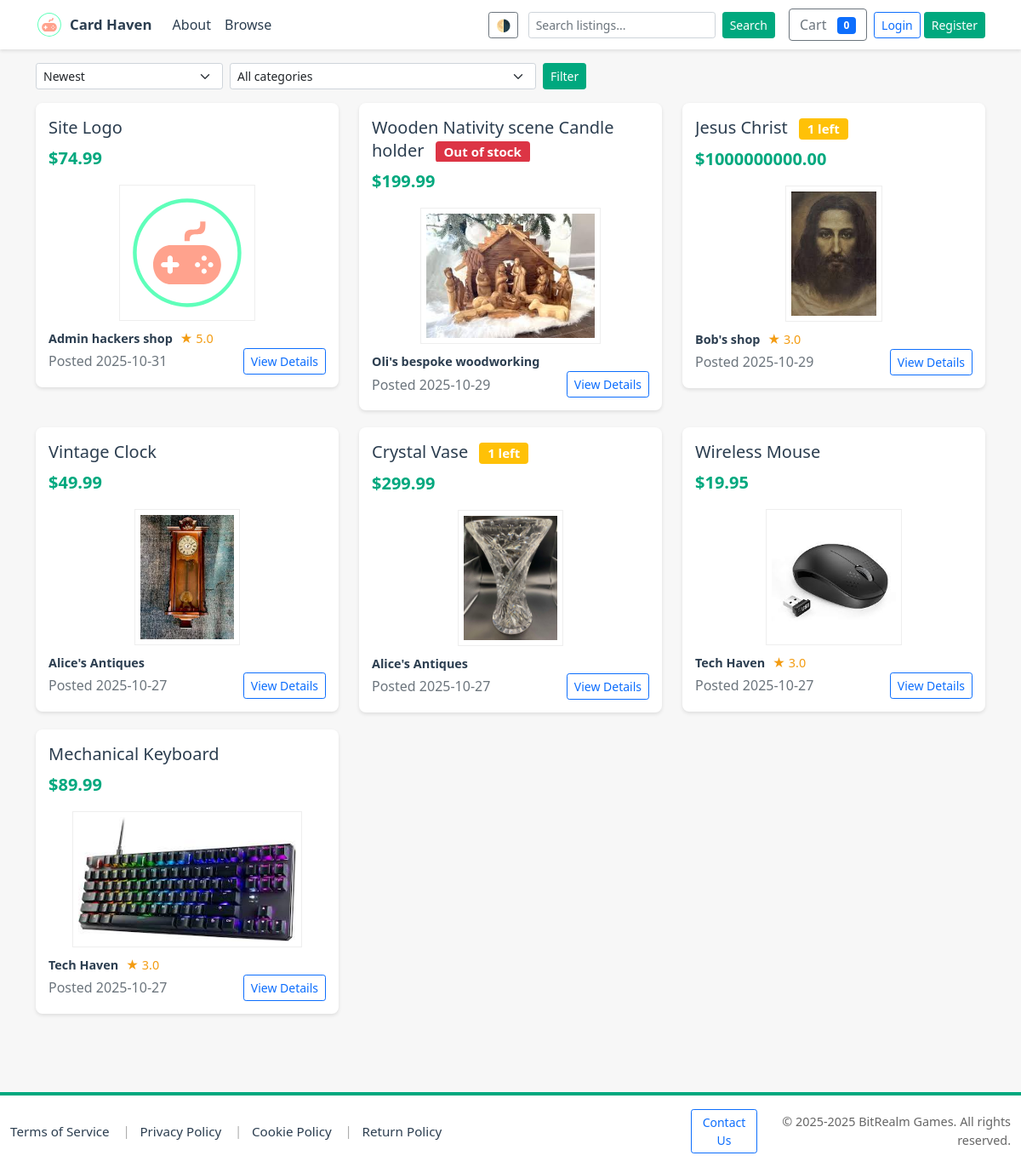
Page /products on the committed database.
### models.py (models this page shows, shortened)
class Product(db.Model):
    __tablename__ = 'products'
    id = db.Column(db.Integer, primary_key=True)
    seller_id = db.Column(db.Integer, db.ForeignKey('users.id'), nullable=True)
    title = db.Column(db.String(255), nullable=False)
    description = db.Column(db.Text)
    price = db.Column(db.Float, nullable=False)
    stock = db.Column(db.BigInteger)
    image_url = db.Column(db.String(1024))
    created_at = db.Column(db.DateTime, default=datetime.utcnow)
    category_id = db.Column(db.Integer, db.ForeignKey('categories.id'), nullable=True)
    rating = db.Column(db.Float, default=0.0)
    seller = db.relationship('User', back_populates='products')
    category = db.relationship('Category', back_populates='legacy_products')
    categories = db.relationship('Category', secondary=product_categories, back_populates='products', lazy='dynamic')
    order_items = db.relationship('OrderItem', back_populates='product', lazy='dynamic')

class User(db.Model):
    __tablename__ = 'users'
    id = db.Column(db.Integer, primary_key=True)
    username = db.Column(db.String(150), unique=True, nullable=False)
    email = db.Column(db.String(255), unique=True, nullable=False)
    password_hash = db.Column(db.String(255), nullable=False)
    is_admin = db.Column(db.Boolean, default=False)
    is_seller = db.Column(db.Boolean, default=False)
    business_name = db.Column(db.String(255))
    seller_description = db.Column(db.Text)
    rating = db.Column(db.Float, default=0.0)
    total_sales = db.Column(db.Integer, default=0)
    logo_url = db.Column(db.String(512))
    created_at = db.Column(db.DateTime, default=datetime.utcnow)
    products = db.relationship('Product', back_populates='seller', lazy='dynamic')
    orders = db.relationship('Order', back_populates='buyer', lazy='dynamic')

### app.py (the view, shortened to what this page needs)
@app.route('/products')
def products():
    search = request.args.get('search', '')
    sort = request.args.get('sort', 'newest')
    try:
        page = int(request.args.get('page', 1))
    except Exception:
        page = 1
    if page < 1:
        page = 1
    category_filter = request.args.get('category', '').strip()
    try:
        if db is not None:
            from models import Product, Category, User
            q = Product.query.outerjoin(Product.seller).outerjoin(Product.category)  # type: ignore[attr-defined]
            if search:
                term = f"%{search}%"
                q = q.filter((Product.title.ilike(term)) | (Product.description.ilike(term)))  # type: ignore[attr-defined]
            if sort == 'price_low':
                q = q.order_by(Product.price.asc())
            elif sort == 'price_high':
                q = q.order_by(Product.price.desc())
            elif sort == 'title_az':
                q = q.order_by(Product.title.asc())
            elif sort == 'title_za':
                q = q.order_by(Product.title.desc())
            else:
                q = q.order_by(Product.created_at.desc())
            total_count = q.count()
            page_size = 24
            total_pages = max(1, (int(total_count) + page_size - 1) // page_size)
            if page > total_pages:
                page = total_pages
            offset = (page - 1) * page_size
            prods = q.limit(page_size).offset(offset).all()
            products = []
            for p in prods:
                products.append({
                    'id': p.id,
                    'title': p.title,
                    'description': p.description,
                    'price': p.price,
                    'created_at': p.created_at.isoformat() if getattr(p, 'created_at', None) is not None else '',
                    'stock': p.stock,
                    'image_url': p.image_url,
                    'business_name': getattr(p.seller, 'business_name', None) if getattr(p, 'seller', None) else None,
                    'rating': getattr(p.seller, 'rating', None) if getattr(p, 'seller', None) else None,
                    'seller_id': p.seller_id,
                    'category_name': getattr(p.category, 'name', None) if getattr(p, 'category', None) else None,
                    'category_slug': getattr(p.category, 'slug', None) if getattr(p, 'category', None) else None,
                })
            categories = [ {'id': c.id, 'name': c.name, 'slug': c.slug} for c in Category.query.order_by(Category.name).all() ]
            return render_template('products.html', products=products, search=search, sort=sort, categories=categories, page=page, total_pages=total_pages, page_size=page_size, total_count=total_count)
    except Exception:
        conn = get_db_connection()
        cur = conn.cursor()
        cur.execute("SELECT p.id, p.title, p.description, p.price, p.created_at, p.stock, p.image_url, u.business_name, u.rating, p.seller_id, c.name AS category_name, c.slug AS category_slug FROM products p LEFT JOIN users u ON p.seller_id = u.id LEFT JOIN categories c ON p.category_id = c.id ORDER BY p.created_at DESC LIMIT 24")
        products = cur.fetchall()
        conn.close()
        return render_template('products.html', products=products, search=search, sort=sort, categories=[], page=1, total_pages=1, page_size=24, total_count=len(products))

### app.py (called while the page is built, shortened)
@app.after_request
def set_security_headers(response):
    response.headers.setdefault('X-Frame-Options', 'SAMEORIGIN')
    response.headers.setdefault('X-Content-Type-Options', 'nosniff')
    response.headers.setdefault('Referrer-Policy', 'no-referrer-when-downgrade')
    if 'SSL_ENABLED' in globals() and SSL_ENABLED:
        response.headers.setdefault('Strict-Transport-Security', 'max-age=63072000; includeSubDomains; preload')
    return response

@app.context_processor
def inject_user_permissions():
    uid = session.get('user_id')
    is_admin_flag = False
    is_seller_flag = False
    contact_url = '/contact'
    try:
        if 'seller_contact' in app.view_functions:
            contact_url = url_for('seller_contact')
        elif 'contact' in app.view_functions:
            contact_url = url_for('contact')
    except Exception:
        contact_url = '/contact'
    return {
        'current_user_is_admin': is_admin_flag,
        'current_user_is_seller': is_seller_flag,
        'current_year': datetime.now().year,
        'contact_url': contact_url,
    }

### templates/products.html (shortened to what this page needs)
<!DOCTYPE html>
<html lang="en">
<head>
    {% include 'head_includes.html' %}
</head>
<body>
    {% include 'navbar.html' %}
    <div class="container">
        <div class="mb-3">
            <form id="category-filter-form" method="get" action="{{ url_for('products') }}" class="d-flex align-items-center gap-2">
                <select id="sort-select" name="sort" class="form-select form-select-sm" style="max-width:220px;">
                    <option value="newest" {% if sort=='newest' %}selected{% endif %}>Newest</option>
                </select>
                <select id="category-select" name="category" class="form-select form-select-sm" style="max-width:360px;">
                    <option value="" {% if not request.args.get('category') %}selected{% endif %}>All categories</option>
                </select>
                <button type="submit" class="btn btn-sm btn-primary">Filter</button>
            </form>
        </div>
        <div class="row">
            {% if products %}
                {% for p in products %}
                    <div class="col-md-6 col-lg-4">
                        {% include '_product_card.html' %}
                    </div>
                {% endfor %}
            {% else %}
                <div class="col-12 text-center">
                    <h3>No listings found</h3>
                    <p>Try adjusting your search criteria or check back later for new listings.</p>
                </div>
            {% endif %}
        </div>
    </div>
    {% include 'footer.html' %}
</body>
</html>

### templates/_product_card.html
<div class="listing-card" style="position:relative;">
    {% set _detail_url = url_for('product_detail', product_id=p['id']) %}
    <a href="{{ _detail_url }}" class="card-overlay" aria-label="View {{ p['title'] }}" style="position:absolute; inset:0; z-index:1; text-decoration:none;">&nbsp;</a>
    <h5>
        {{ p['title'] }}
        {% if p['stock'] is not none %}
            {% set s = p['stock']|int %}
            {% if s <= 0 %}
                <span class="badge bg-danger ms-2">Out of stock</span>
            {% elif s == 1 %}
                <span class="badge bg-warning text-white ms-2">1 left</span>
            {% elif s == 2 %}
                <span class="badge bg-warning text-white ms-2">2 left</span>
            {% elif s == 3 %}
                <span class="badge bg-warning text-white ms-2">3 left</span>
            {% elif s < 5 %}
                <span class="badge bg-warning text-white ms-2">{{ s }} left</span>
            {% endif %}
        {% endif %}
    </h5>
    <p class="price">${{ '%.2f'|format(p['price']) }}</p>
    <div class="mb-2 text-center image-box" style="height:160px; display:flex; align-items:center; justify-content:center; overflow:hidden;">
        {% if 'image_url' in p.keys() and p['image_url'] %}
            {% set img = p['image_url'] %}
            {% if img.startswith('http://') or img.startswith('https://') or img.startswith('/') %}
                <img src="{{ img }}" alt="{{ p['title'] }}" style="max-height:100%; width:auto; object-fit:contain; background:#fff; border:1px solid #eee; padding:6px; display:block;">
            {% else %}
                <img src="{{ url_for('static', filename='img/' ~ img) }}" alt="{{ p['title'] }}" style="max-height:100%; width:auto; object-fit:contain; background:#fff; border:1px solid #eee; padding:6px; display:block;">
            {% endif %}
        {% else %}
            <div style="width:100%; height:100%; background:#fff; border:1px solid #eee; display:flex; align-items:center; justify-content:center; color:#999; font-size:0.95rem;">No image</div>
        {% endif %}
    </div>
    <div class="seller-info">
        <a href="{{ url_for('seller_profile', seller_id=p['seller_id']) }}" class="text-decoration-none" style="position:relative; z-index:3;">
            <span class="seller-name">{{ p['business_name'] or p['seller_username'] or 'Seller' }}</span>
            {% if p['rating'] %}
                <span class="rating">★ {{ '%.1f'|format(p['rating']) }}</span>
            {% endif %}
        </a>
    </div>
    <div class="d-flex justify-content-between align-items-center">
        <span class="text-muted">Posted {{ (p['created_at'] or '')[:10] }}</span>
        <a href="{{ url_for('product_detail', product_id=p['id']) }}" class="btn btn-sm btn-outline-primary" style="position:relative; z-index:4;">View Details</a>
    </div>
</div>

### static/css/theme.css (style rules this page uses)
:root { --bg: #ffffff; --surface: #ffffff; --text: #2c3e50; --muted: #666666; --primary: #00a87e; --accent: #007b60; --card-shadow: rgba(0,0,0,0.06); }
body, .card, .listing-card, .profile-header, .seller-header { transition: background-color 180ms ease, color 180ms ease, box-shadow 180ms ease; }
body { background: var(--bg); color: var(--text); }
a { color: var(--primary); }
.navbar, .card, .listing-card, .profile-header { background: var(--surface); }
.btn-primary { background-color: var(--primary, var(--primary-color, #00a87e)) !important; border-color: var(--primary, var(--primary-color, #00a87e)) !important; color: #fff !important; }

### templates/products.html (style rules this page uses)
:root { --primary-color: #00a87e; --secondary-color: #f7f7f7; --text-color: #2c3e50; }
body { background-color: var(--secondary-color); color: var(--text-color); }
.listing-card { background: white; border-radius: 8px; box-shadow: 0 2px 4px rgba(0,0,0,0.1); margin-bottom: 20px; padding: 15px; transition: transform 0.2s; }
.listing-card h5 { display: -webkit-box; line-clamp: 2; -webkit-line-clamp: 2; -webkit-box-orient: vertical; overflow: hidden; text-overflow: ellipsis; max-height: 3.4rem; line-height: 1.7rem; margin-bottom: 0.5rem; }
.price { color: var(--primary-color); font-size: 1.25rem; font-weight: bold; }
.btn-primary { background-color: var(--primary-color); border-color: var(--primary-color); }
.seller-info { margin-top: 10px; font-size: 0.9rem; }
.seller-name { font-weight: bold; color: var(--text-color); }
.rating { color: #f39c12; margin-left: 5px; }

### templates/footer.html (style rules this page uses)
html, body { height: 100%; }
body { display: flex; flex-direction: column; min-height: 100vh; }

### rows in the picture
Product: title "Site Logo", price "74.99", image_url (picture)
User: business_name "Admin hackers shop", rating "5.0"
Product: title "Wooden Nativity scene Candle holder", price "199.99", image_url (picture)
User: business_name "Oli's bespoke woodworking"
Product: title "Jesus Christ", price "1000000000.00", image_url (picture)
User: business_name "Bob's shop", rating "3.0"
Product: title "Vintage Clock", price "49.99", image_url (picture)
User: business_name "Alice's Antiques" "Alice's Antiques"
Product: title "Crystal Vase", price "299.99", image_url (picture)
Product: title "Wireless Mouse", price "19.95", image_url (picture)
User: business_name "Tech Haven" "Tech Haven", rating "3.0" "3.0"
Product: title "Mechanical Keyboard", price "89.99", image_url (picture)

### other values in the picture
{{ (p['created_at'] or '')[:10] }} "2025-10-31" "2025-10-29" "2025-10-29" "2025-10-27" "2025-10-27" "2025-10-27" "2025-10-27"
